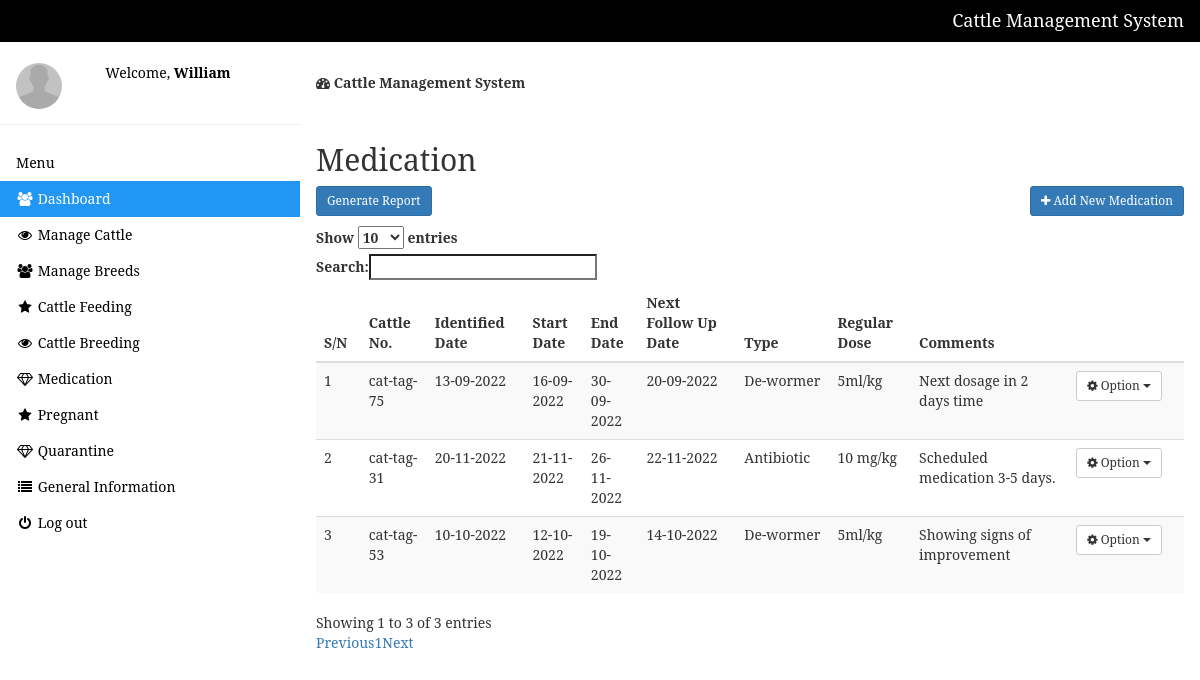
Screenshot of /medicine.php (signed in) with the database file from the repository.
### tables this page shows
CREATE TABLE `medicine` (
  `id` int NOT NULL,
  `cattleno` varchar(50) NOT NULL,
  `identify_date` varchar(50) NOT NULL,
  `start_date` varchar(10) NOT NULL,
  `end_date` varchar(50) NOT NULL,
  `next_date` varchar(50) NOT NULL,
  `type` text NOT NULL,
  `dose` text NOT NULL,
  `comments` text NOT NULL
);

### medicine.php (the view, shortened to what this page needs)
<?php include 'setting/system.php'; ?>
<?php include 'theme/head.php'; ?>
<?php include 'theme/sidebar.php'; ?>
<div class="w3-main" style="margin-left:300px;margin-top:43px;">
  <header class="w3-container" style="padding-top:22px">
    <h5><b><i class="fa fa-dashboard"></i> Cattle Management System</b></h5>
  </header>
 <div class="w3-container" style="padding-top:22px">
 <div class="w3-row">
 	  <h2>Medication</h2>
     <a id="pdf" href="med-pdf.php" class="btn btn-sm btn-primary pull-left"><i class="fa fa-pdf"></i>Generate Report</a>
  <a href="add-medicine.php" class="btn btn-sm btn-primary pull-right"><i class="fa fa-plus"></i> Add New Medication</a><br><br>
 <div class="table-responsive">
 	  <table class="table table-hover table-striped" id="table">
 		    <thead>
 			      <tr>
 				        <th>S/N</th>
 				        <th>Cattle No.</th>
 				        <th>Identified Date</th>
 				        <th>Start Date</th>
 				        <th>End Date</th>
 				        <th>Next Follow Up Date</th>
                <th>Type</th>
                <th>Regular Dose</th>
                <th>Comments</th>
 				<th></th>
 			      </tr>
 		    </thead>
 		    <tbody>
 		      	<?php
       $all_cattle = $db->query("SELECT * FROM medicine");
       $fetch = $all_cattle->fetchAll(PDO::FETCH_OBJ);
        foreach($fetch as $data){
        ?>
          <tr>
            <td><?php echo $data->id ?></td>
            <td><?php echo $data->cattleno ?></td>
            <td><?php echo $data->identify_date ?></td>
            <td><?php echo $data->start_date ?></td>
            <td><?php echo $data->end_date ?></td>
            <td><?php echo $data->next_date ?></td>
            <td><?php echo wordwrap($data->type,300,'<br>'); ?></td>
            <td><?php echo wordwrap($data->dose,300,'<br>'); ?></td>
            <td><?php echo wordwrap($data->comments,300,'<br>'); ?></td>
            <td>
               <div class="dropdown">
                  <button class="btn btn-sm btn-default dropdown-toggle" type="button" data-toggle="dropdown"><i class="fa fa-cog"></i> Option
                  <span class="caret"></span></button>
                </div>
            </td>
          </tr>
      <?php
       }
      ?>
 		    </tbody>
 	  </table>
 </div>
 </div>
</div>
</div>

### theme/head.php (style rules this page uses)
body { font-family: 'Serif'; background-color: #FFFFFF; }

### rows the page displays
medicine: id "1", cattleno "cat-tag-75", identify_date "13-09-2022", start_date "16-09-2022", end_date "30-09-2022", next_date "20-09-2022", type "De-wormer", dose "5ml/kg", comments "Next dosage in 2 days time"
medicine: id "2", cattleno "cat-tag-31", identify_date "20-11-2022", start_date "21-11-2022", end_date "26-11-2022", next_date "22-11-2022", type "Antibiotic", dose "10 mg/kg", comments "Scheduled medication 3-5 days."
medicine: id "3", cattleno "cat-tag-53", identify_date "10-10-2022", start_date "12-10-2022", end_date "19-10-2022", next_date "14-10-2022", type "De-wormer", dose "5ml/kg", comments "Showing signs of improvement"

### other values shown
NAME_ "Cattle Management System"
$_SESSION['user'] "William"
